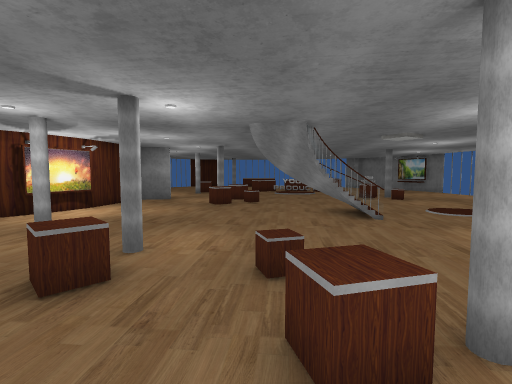
[1] (above)

20 first-person views from a walk through a 3-D level made in the Unity game engine. The camera is 1.5 m above the floor, tilts 4° down and sees 85° across. The floor is counted in squares, 1 m on a side. Each view is taken from the middle of a square. On the plan, view 1 faces up. The plan holds only what a view shows up to about 14 squares ahead; the rest is blank. The player is left out. Some surface patterns are stand-ins.

[2]
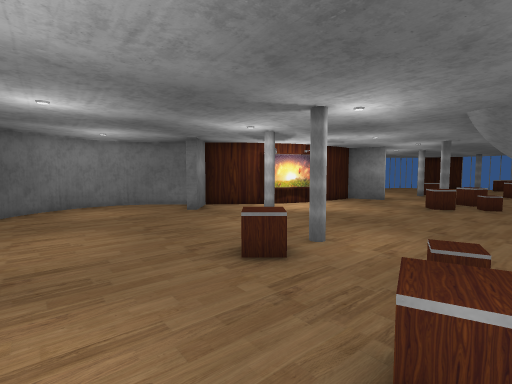

[3]
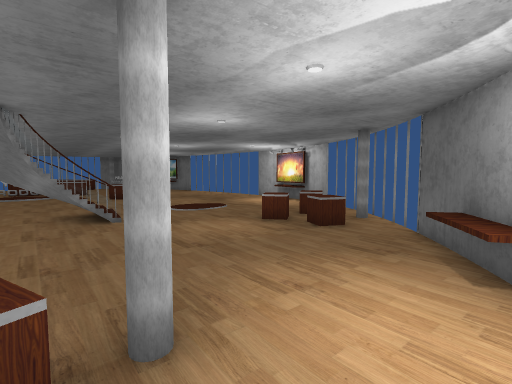

[4]
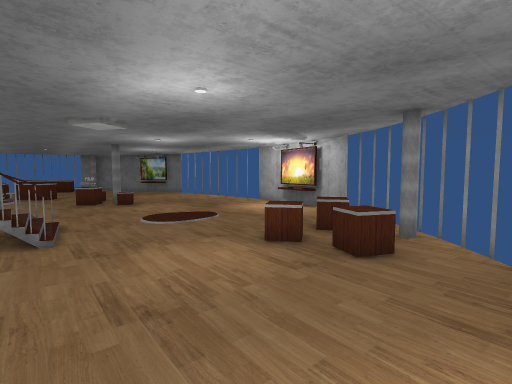

[5]
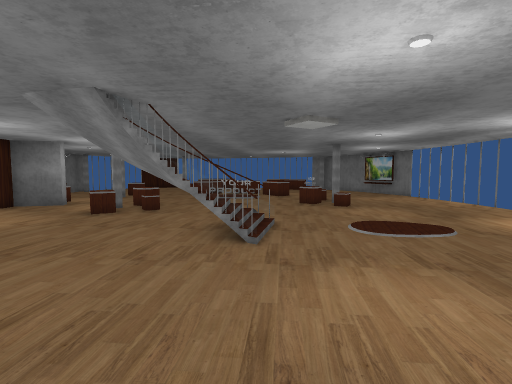

[6]
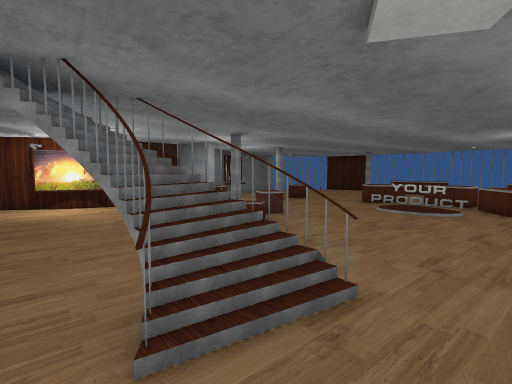

[7]
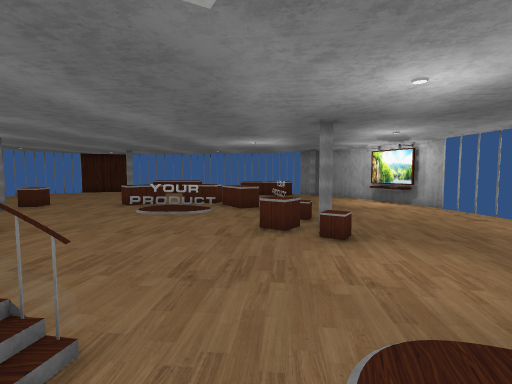

[8]
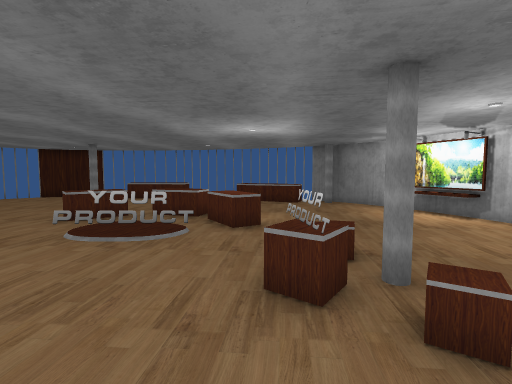

[9]
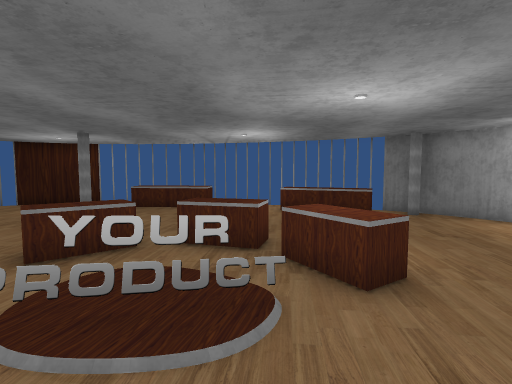

[10]
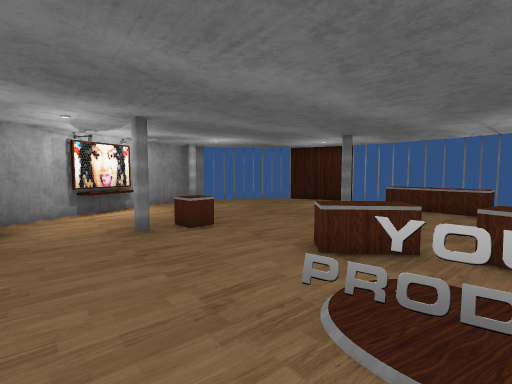

[11]
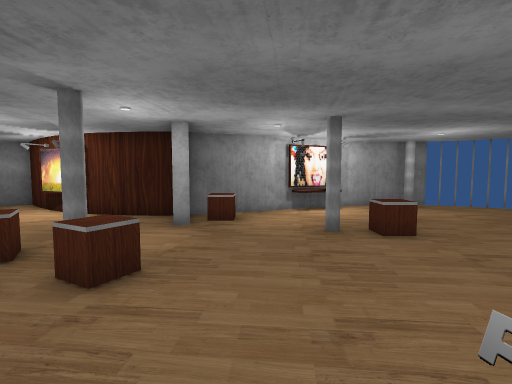

[12]
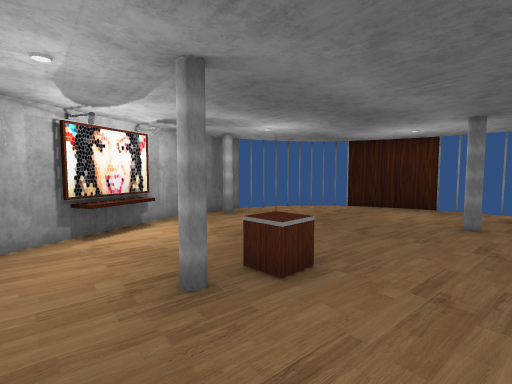

[13]
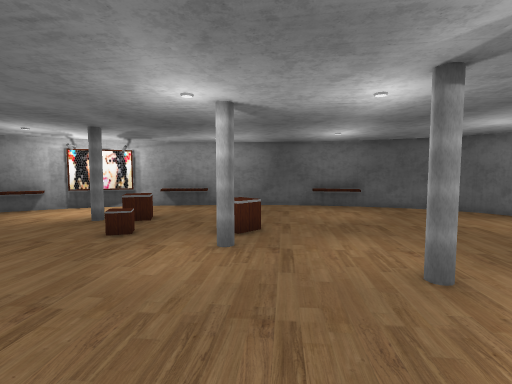

[14]
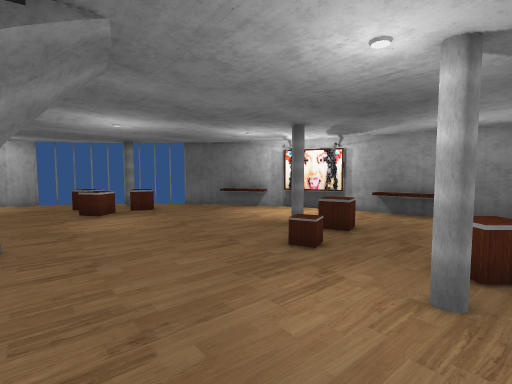

[15]
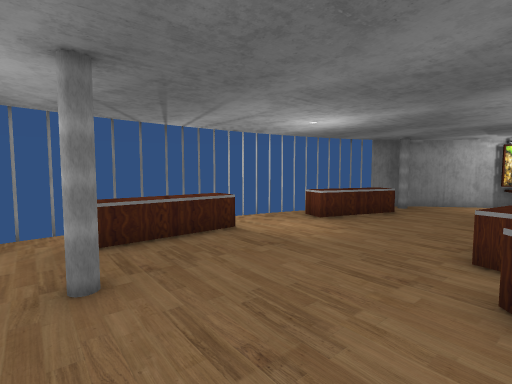

[16]
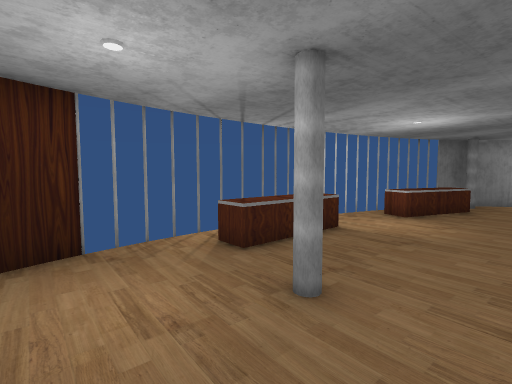

[17]
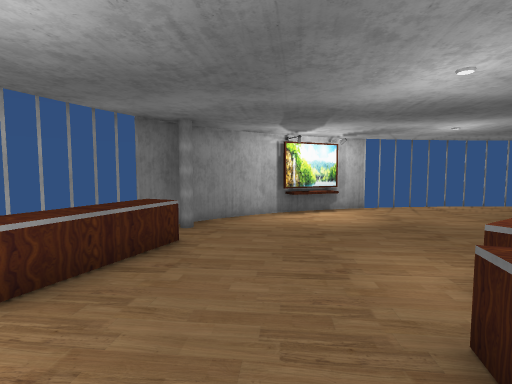

[18]
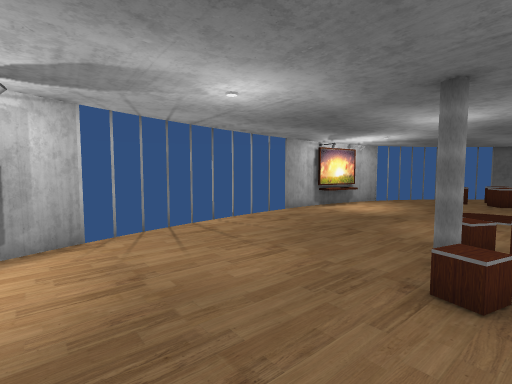

[19]
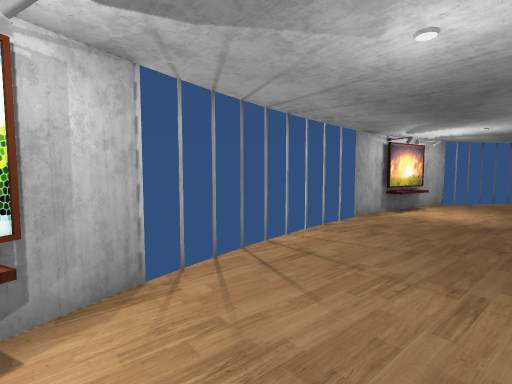

[20]
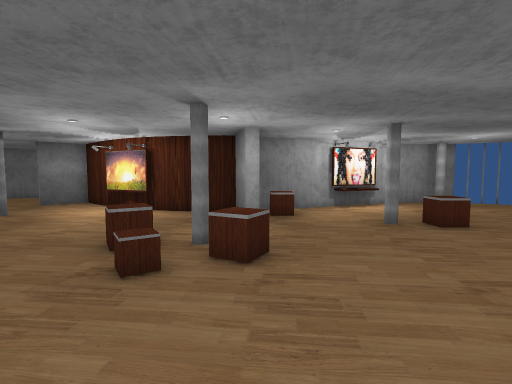

### Floor plan
Key: @ floor where view 1 was taken; # wall or solid block; x gap in a wall; . floor; = window, fence, low wall or low ledge; ^ raised ledge; T thing the floor can be seen under or through; O other object.
Columns run from 13 left of view 1 to 14 right of it. Each row starts with its distance up from view 1.
 31        ###  #####
 30       ##....OOOO   ##
 29       #.....OOOO...O##
 28      .............OOOOx#
 27    ##......O........OO.O#
 26     ....................##
 25    #O....................#
 24    #............O........##
 23    #..........OOOO.......###
 22    ##....O...OO..OO.......O#
 21     #=...O........OO.......#
 20     ##...O....====.........
 19      #.........  ..........
 18      #..............OO.....
 17      ##O...........OOO.....
 16       ###...O.......=O.....#
 15       ##...O#........O.....
 14       #....##O.............
 13       #....O#..............x
 12      ##....................#
 11      #O.......Tx##.........#
 10     ##........T= O........##
  9    ##..........TTT........##
  8    #......................#
  7   ###..O..................
  6  ##.#................OOO.##
  5 ##.........O.........O.O##
  4 #.........OO.OO......OOO#
  3 #.........O...O........
  2 ##...........OOO......##
  1  #.................^###
  0  ###.........@....#^#
 -1    ###^^.....^^.O##
 -2       #######^##

Positions as (right, up) in squares from view 1, and headings:
1: (0, 0), facing up
2: (1, 0), facing up-left
3: (1, 0), facing up-right
4: (3, 2), facing up-right
5: (4, 3), facing up
6: (6, 8), facing up-left
7: (6, 9), facing up
8: (6, 13), facing up
9: (4, 17), facing up
10: (3, 17), facing up-left
11: (3, 18), facing left
12: (-1, 18), facing up-left
13: (-3, 11), facing down
14: (-3, 9), facing down-right
15: (-3, 23), facing up-right
16: (-5, 25), facing up-right
17: (2, 25), facing right
18: (7, 22), facing down-right
19: (10, 22), facing down-right
20: (4, 16), facing left
